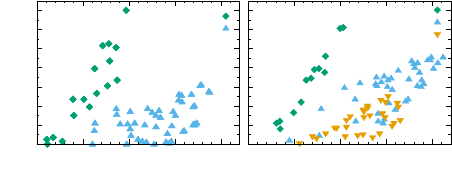

The gnuplot source for this figure:
reset
set terminal cairolatex size 11.5cm,4.5cm color
 
set output 'DvsDBS.tex'

set multiplot layout 1,2 margins 0.08,1,0.18,1 spacing 0.02,0

# First plot
set xlabel 'Dipole Strength (Debye)'
set ylabel 'DBS Binding Energy (meV)'
set pointsize 0.8
set xrange [1.5:3.7]
set mxtics 5
set mytics 2
set yrange [0:15]
set key at graph 0.8, graph 0.85 center
set label "Q0" at graph 0.1, graph 0.92 center

p 0 w l lc rgb 'black' notitle, \
    'Q0_xy.dat' u 5:(-$7*1000) w p t 'Region A' pt 13, \
    'Q0_z.dat' u 5:(-$7*1000) w p t 'Region B' pt 9 \

# Second plot

set ytics format ''
set xlabel 'Dipole Strength (Debye)'
unset ylabel
unset label
set label "Q1" at graph 0.1, graph 0.92 center

p 0 w l lc rgb 'black' notitle, \
    'Q1_xy.dat' u 5:(-$7*1000) w p t 'Region A' pt 13, \
    'Q1_zT.dat' u 5:(-$7*1000) w p t 'Region B' pt 9, \
    'Q1_zN.dat' u 5:(-$7*1000) w p t 'Region C' pt 11\

unset multiplot
set output
set terminal pop